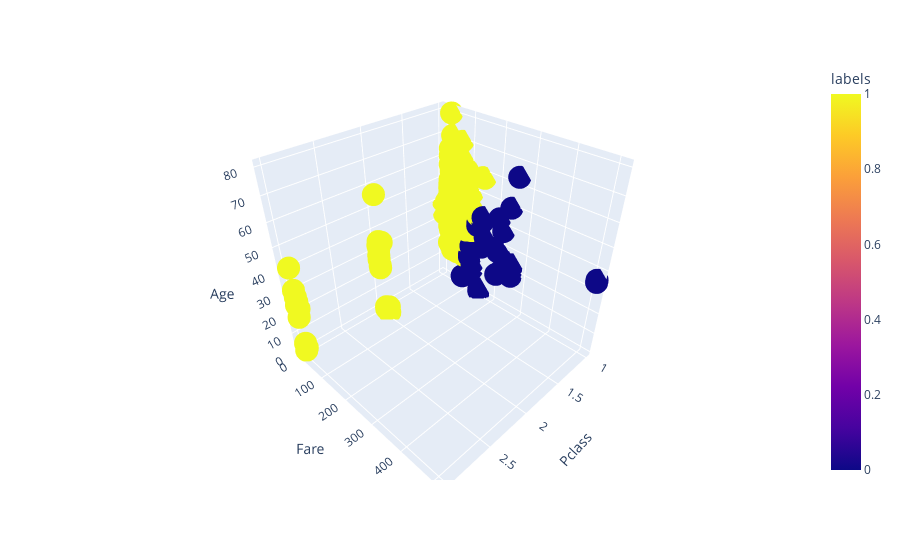

Source (notebook cell):
### Code cell
fig = px.scatter_3d(X, x='Pclass', y='Fare', z='Age',
              color='labels')
fig.show()

### Figure 1 — Plotly figure (JSON) as saved in the notebook; plotly's stock layout.template omitted (floating-point values rounded to 4 significant figures; data arrays with more than 128 entries replaced by an {"elided": "..."} marker saying what was removed)
{"data": [{"hovertemplate": "Pclass=%{x}<br>Fare=%{y}<br>Age=%{z}<br>labels=%{marker.color}<extra></extra>", "legendgroup": "", "marker": {"color": {"elided": "183 int values"}, "coloraxis": "coloraxis", "symbol": "circle"}, "mode": "markers", "name": "", "scene": "scene", "showlegend": false, "type": "scatter3d", "x": {"elided": "183 int values"}, "y": {"elided": "183 float values"}, "z": {"elided": "183 float values"}}], "layout": {"coloraxis": {"colorbar": {"title": {"text": "labels"}}, "colorscale": [[0, "#0d0887"], [0.1111, "#46039f"], [0.2222, "#7201a8"], [0.3333, "#9c179e"], [0.4444, "#bd3786"], [0.5556, "#d8576b"], [0.6667, "#ed7953"], [0.7778, "#fb9f3a"], [0.8889, "#fdca26"], [1, "#f0f921"]]}, "legend": {"tracegroupgap": 0}, "margin": {"t": 60}, "scene": {"domain": {"x": [0, 1], "y": [0, 1]}, "xaxis": {"title": {"text": "Pclass"}}, "yaxis": {"title": {"text": "Fare"}}, "zaxis": {"title": {"text": "Age"}}}}}
